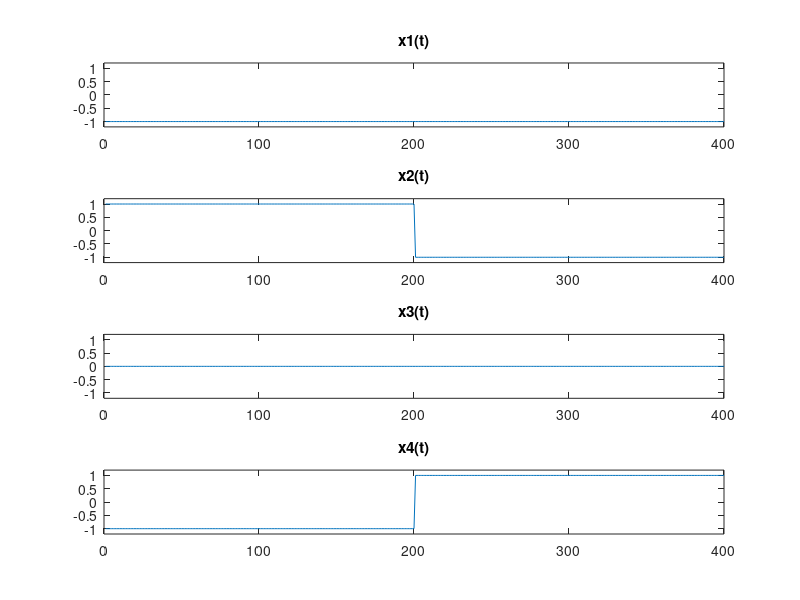
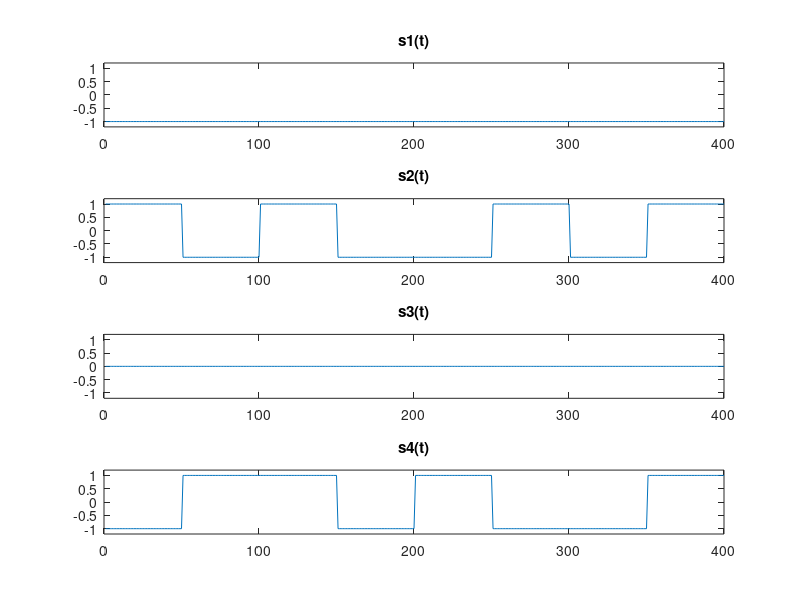
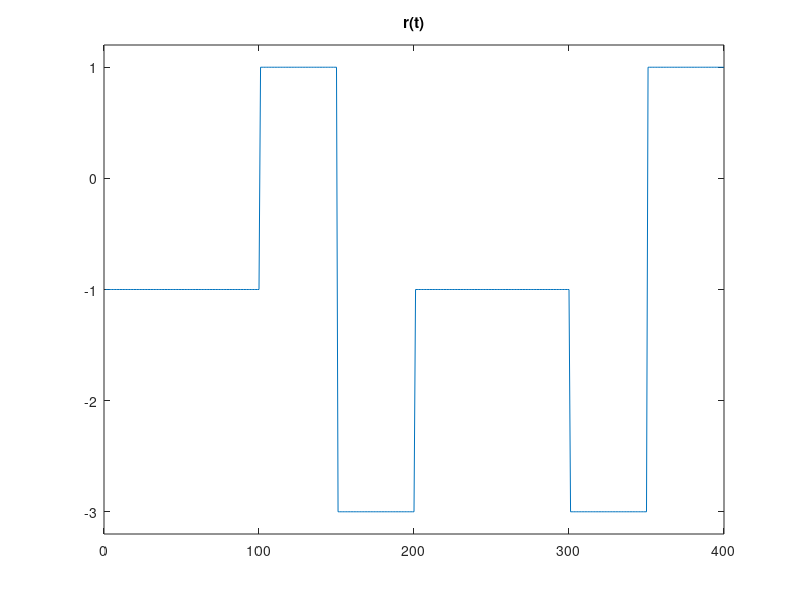
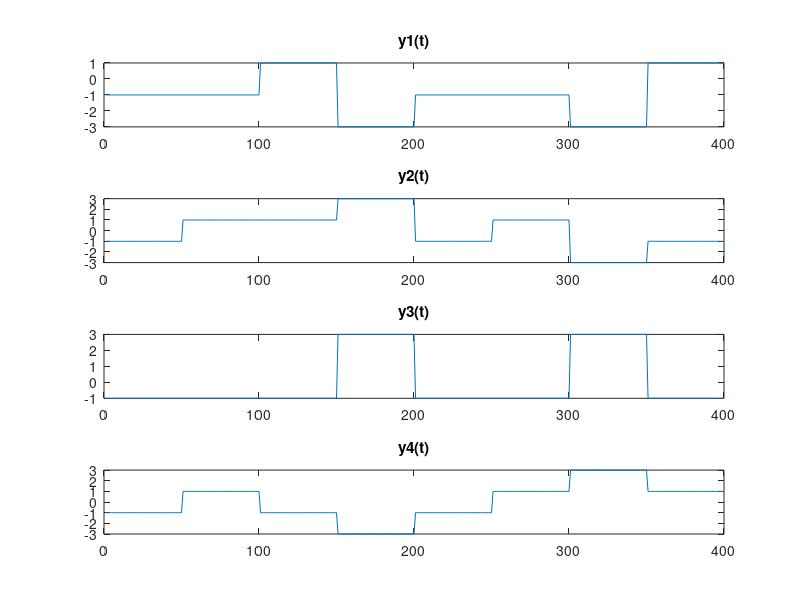

MATLAB code for these plots, in order:
% Curso: Engenharia de Telecomunicações
% Disciplina: COM2
% Alunas: Leticia e Schaiana
% Exercício 2: Implementação de um sistema DS-CDMA

clear all; close all; clc;

% Parâmetros
N = 4;  % Número de chips por bit de informação
L = N;	% Código: pseudo-aleatório de período
Nb = 2;	% Número de bits transmitidos
Rb = 200000;% Taxa de bits
Tb = 1/Rb;  % Tempo de bit
spc = 50;   % Número de amostras por chip
spb = spc*N;% Taxa de amostras por bit
fa = Rb*spb;% Frequência de amostragem
Ta = 1/fa;  % Tempo de amostragem
D = Nb*Tb;  % Duração
M = spc*Nb;    % Número de amostras
t = D*(0:(M-1))/M; % Vetor de tempo

% Informação
x1 = [0 0]; % Usuário 1
x2 = [1 0]; % Usuário 2
x3 = [0.5 0.5]; % Usuário 3
x4 = [0 1]; % Usuário 4
c = hadamard(N); % Código de Walsh-Hadamard

% Polarização
x1_p = x1.*2-1; 
x2_p = x2.*2-1; 
x3_p = x3.*2-1; 
x4_p = x4.*2-1; 

% Superamostragem
x1_k = kron(x1_p,ones(1,spb));
x2_k = kron(x2_p,ones(1,spb));
x3_k = kron(x3_p,ones(1,spb));
x4_k = kron(x4_p,ones(1,spb));



figure(1)
subplot(411);plot(x1_k);ylim([-1.2 1.2]);title('x1(t)');
subplot(412);plot(x2_k);ylim([-1.2 1.2]);title('x2(t)');
subplot(413);plot(x3_k);ylim([-1.2 1.2]);title('x3(t)');
subplot(414);plot(x4_k);ylim([-1.2 1.2]);title('x4(t)');

c1_k = kron(c(1,:),ones(1,spc));
c2_k = kron(c(2,:),ones(1,spc));
c3_k = kron(c(3,:),ones(1,spc));
c4_k = kron(c(4,:),ones(1,spc));

% Ajusta o vetor de código
c1t = repmat(c1_k,1,length(x1_k)/length(c1_k));
c2t = repmat(c2_k,1,length(x2_k)/length(c2_k));
c3t = repmat(c3_k,1,length(x3_k)/length(c3_k));
c4t = repmat(c4_k,1,length(x4_k)/length(c4_k));

% Informação codificada
st1 = c1t.*x1_k;
st2 = c2t.*x2_k;
st3 = c3t.*x3_k;
st4 = c4t.*x4_k;

figure(2)
subplot(411);plot(st1);ylim([-1.2 1.2]);title('s1(t)');
subplot(412);plot(st2);ylim([-1.2 1.2]);title('s2(t)');
subplot(413);plot(st3);ylim([-1.2 1.2]);title('s3(t)');
subplot(414);plot(st4);ylim([-1.2 1.2]);title('s4(t)');

% Soma os sinais
rt = st1 + st2 + st3 + st4;

% Multiplica o sinal pelo código
yt1 = rt.*c1t;
yt2 = rt.*c2t;
yt3 = rt.*c3t;
yt4 = rt.*c4t;

figure(3);plot(rt);title('r(t)');ylim([-3.2 1.2]);

figure(4)
subplot(411);plot(yt1);title('y1(t)');
subplot(412);plot(yt2);title('y2(t)');
subplot(413);plot(yt3);title('y3(t)');
subplot(414);plot(yt4);title('y4(t)');

% Integrais
integral_yt1 = sum(yt1(1:length(yt1)/2))/spb;
integral_yt1_2 = sum(yt1(length(yt1)/2+1:end))/spb;

integral_yt2 = sum(yt2(1:length(yt2)/2))/spb;
integral_yt2_2 = sum(yt2(length(yt2)/2+1:end))/spb;

integral_yt3 = sum(yt3(1:length(yt3)/2))/spb;
integral_yt3_2 = sum(yt3(length(yt3)/2+1:end))/spb;

integral_yt4 = sum(yt4(1:length(yt4)/2))/spb;
integral_yt4_2 = sum(yt4(length(yt4)/2+1:end))/spb;

% Correlatores
correlator1 = [integral_yt1 > 0 integral_yt1_2 > 0];
correlator2 = [integral_yt2 > 0 integral_yt2_2 > 0];
correlator3 = [integral_yt3 > 0 integral_yt3_2 > 0];
correlator4 = [integral_yt4 > 0 integral_yt4_2 > 0];

figure(5)
subplot(411);stem(correlator1);ylim([0 1.2]);
subplot(412);stem(correlator2, 'g');ylim([0 1.2]);
subplot(413);stem(correlator3,'r');ylim([0 1.2]);
subplot(414);stem(correlator4,'k');ylim([0 1.2]);